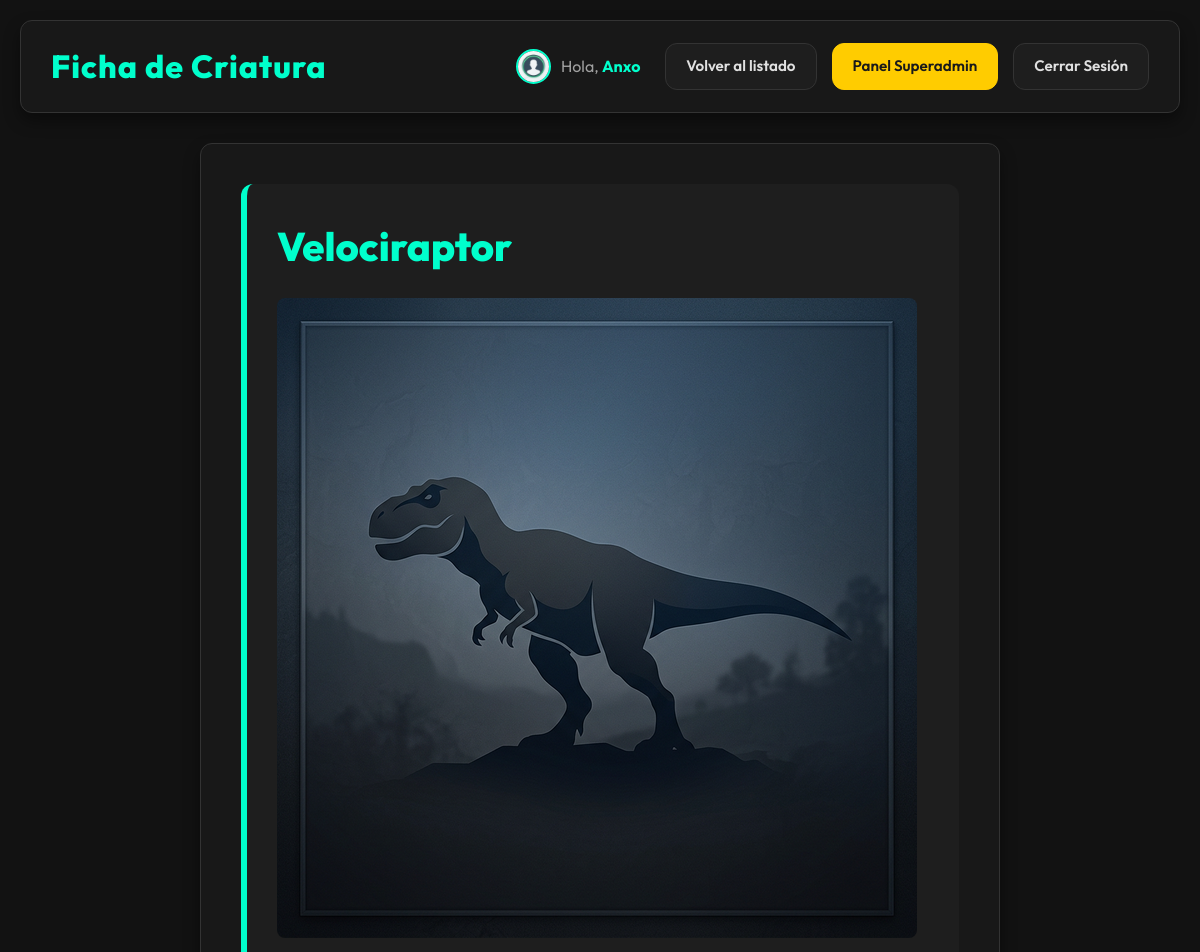
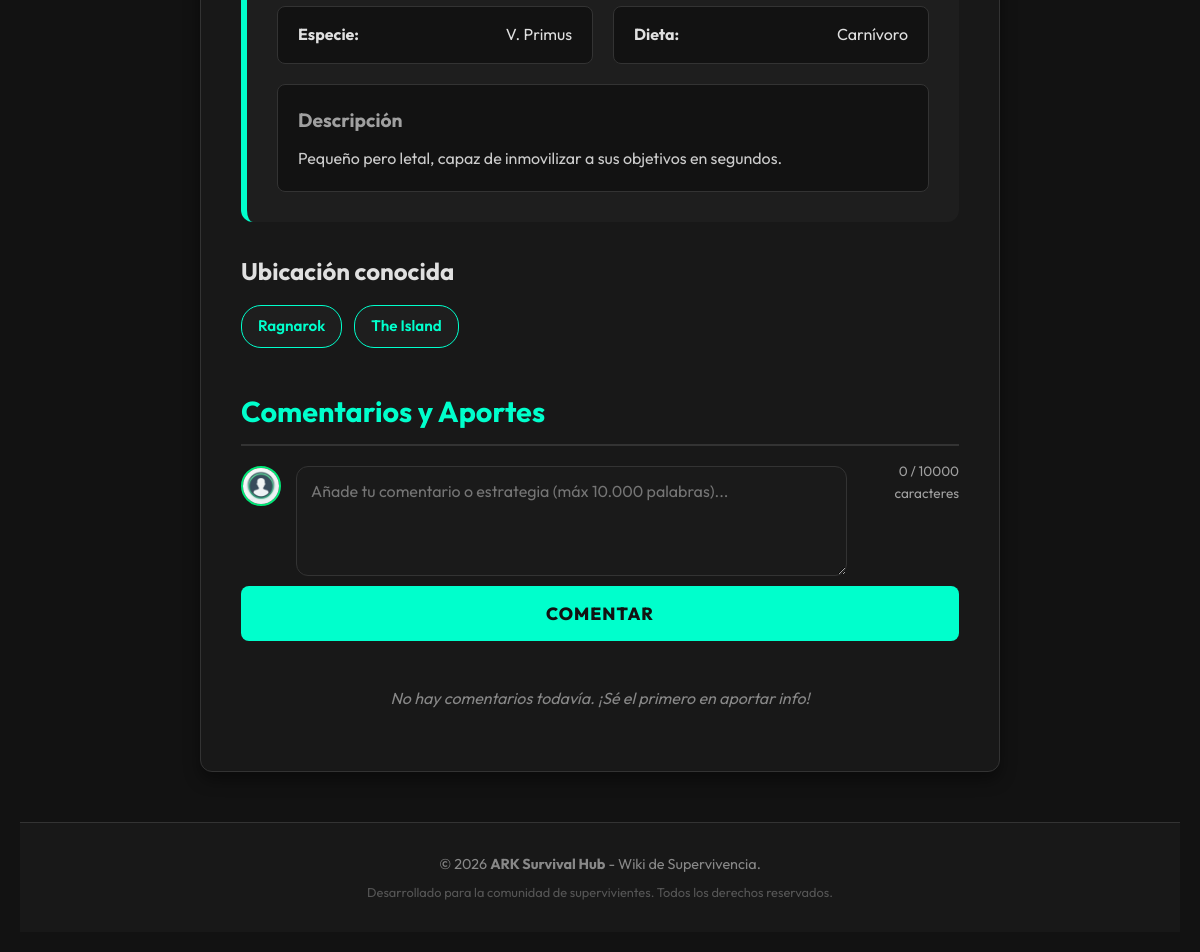
Screenshot of /detalle.php?id=2 (signed in) with the database file from the repository (2 pictures, top to bottom).
### tables this page shows
CREATE TABLE `dinosaurios` (
  `id` int(11) NOT NULL AUTO_INCREMENT,
  `nombre` varchar(100) NOT NULL,
  `especie` varchar(100) DEFAULT NULL,
  `dieta` varchar(50) DEFAULT NULL,
  `imagen` varchar(255) DEFAULT 'default_dino.jpg',
  `descripcion` text DEFAULT NULL,
  PRIMARY KEY (`id`),
  UNIQUE KEY `nombre` (`nombre`)
);

CREATE TABLE `mapas` (
  `id` int(11) NOT NULL AUTO_INCREMENT,
  `nombre_mapa` varchar(100) NOT NULL,
  `descripcion` text DEFAULT NULL,
  PRIMARY KEY (`id`)
);

### detalle.php (the view, shortened to what this page needs)
<?php
include 'config/db.php';
$id = isset($_GET['id']) ? $_GET['id'] : 1;
$sql_dino = "SELECT * FROM dinosaurios WHERE id = :id";
$stmt = $conexion->prepare($sql_dino);
$stmt->bindParam(':id', $id);
$stmt->execute();
$dino = $stmt->fetch(PDO::FETCH_ASSOC);
$sql_mapas = "SELECT m.nombre_mapa
              FROM mapas m
              INNER JOIN dino_mapas dm ON m.id = dm.mapa_id
              WHERE dm.dino_id = :id";
$stmt_mapas = $conexion->prepare($sql_mapas);
$stmt_mapas->bindParam(':id', $id);
$stmt_mapas->execute();
$mapas = $stmt_mapas->fetchAll(PDO::FETCH_ASSOC);
$comentarios_por_pagina = 10;
$pagina_actual = isset($_GET['p']) && is_numeric($_GET['p']) ? (int)$_GET['p'] : 1;
$offset = ($pagina_actual - 1) * $comentarios_por_pagina;
$sql_count = "SELECT COUNT(*) FROM comentarios WHERE dino_id = :id AND respuesta_a IS NULL";
$stmt_count = $conexion->prepare($sql_count);
$stmt_count->bindParam(':id', $id);
$stmt_count->execute();
$total_comentarios = $stmt_count->fetchColumn();
$total_paginas = ceil($total_comentarios / $comentarios_por_pagina);
$sql_comments = "SELECT c.*, u.nick, u.rol, u.foto_perfil
                 FROM comentarios c
                 JOIN usuarios u ON c.usuario_id = u.id
                 WHERE c.dino_id = :id AND c.respuesta_a IS NULL
                 ORDER BY c.id DESC
                 LIMIT :limit OFFSET :offset";
$stmt_comments = $conexion->prepare($sql_comments);
$stmt_comments->bindParam(':id', $id, PDO::PARAM_INT);
$stmt_comments->bindParam(':limit', $comentarios_por_pagina, PDO::PARAM_INT);
$stmt_comments->bindParam(':offset', $offset, PDO::PARAM_INT);
$stmt_comments->execute();
$comentarios = $stmt_comments->fetchAll(PDO::FETCH_ASSOC);
$respuestas = [];
?>
<!DOCTYPE html>
<html lang="es">
<head>
    <link rel="stylesheet" href="assets/css/estilos.css?v=1.3">
</head>
<body>
    <?php
    include 'includes/header.php';
    ?>
    <main class="contenedor-detalle">
        <section class="ficha-principal">
            <h2 class="nombre-dino"><?php echo htmlspecialchars($dino['nombre']); ?></h2>
            <?php if(!empty($dino['imagen'])): ?>
                <div class="dino-img-detalle" style="text-align: center; margin-bottom: 20px;">
                    <?php
                    $src_dino_d = (strpos($dino['imagen'], 'http') === 0) ? $dino['imagen'] : "assets/img/dinos/" . $dino['imagen'];
                    ?>
                    <img src="<?php echo htmlspecialchars($src_dino_d); ?>" alt="<?php echo htmlspecialchars($dino['nombre']); ?>" style="max-width: 100%; border-radius: 8px;" onerror="this.src='assets/img/dinos/default_dino.jpg'">
                </div>
            <?php endif; ?>
            <div class="info-grid">
                <div class="dato">
                    <strong>Especie:</strong>
                    <span><?php echo htmlspecialchars($dino['especie']); ?></span>
                </div>
                <div class="dato">
                    <strong>Dieta:</strong>
                    <span><?php echo htmlspecialchars($dino['dieta']); ?></span>
                </div>
            </div>
            <?php if(!empty($dino['descripcion'])): ?>
                <div class="dino-descripcion" style="margin-top: 20px;">
                    <h3>Descripción</h3>
                    <p style="white-space: pre-wrap; color: #ccc;"><?php echo htmlspecialchars($dino['descripcion']); ?></p>
                </div>
            <?php endif; ?>
        </section>
        <section class="seccion-mapas">
            <h3>Ubicación conocida</h3>
            <div class="lista-mapas">
                <?php if (count($mapas) > 0): ?>
                    <?php foreach ($mapas as $mapa): ?>
                        <span class="tag-mapa"><?php echo htmlspecialchars($mapa['nombre_mapa']); ?></span>
                    <?php
    endforeach; ?>
                <?php
else: ?>
                    <p class="sin-datos">No se han registrado avistamientos en los mapas actuales.</p>
                <?php
endif; ?>
            </div>
        </section>
        <section id="comentarios" class="seccion-comentarios" style="margin-top: 40px;">
            <h3>Comentarios y Aportes</h3>
            <?php if (isset($_SESSION['usuario_id'])): ?>
                <form action="actions/procesar_comentario.php" method="POST" class="form-ark" style="margin-bottom: 25px;" id="form-comentario">
                    <div style="display: flex; gap: 15px; margin-bottom: 10px;">
                        <?php
                        $foto_mismo = $_SESSION['foto_perfil'] ?? 'default.png';
                        $src_mismo = (strpos($foto_mismo, 'http') === 0) ? $foto_mismo : "assets/img/perfil/" . $foto_mismo;
                        ?>
                        <img src="<?php echo htmlspecialchars($src_mismo); ?>"
                             alt="Mi Perfil"
                             class="avatar-comentario"
                             style="width: 40px; height: 40px; border-radius: 50%; object-fit: cover; border: 2px solid var(--success-color); flex-shrink: 0;"
                             onerror="this.src='assets/img/perfil/default.png'">
                        <textarea name="texto" required placeholder="Añade tu comentario o estrategia (máx 10.000 palabras)..." rows="4" style="width: 100%; border-radius: var(--radius);"></textarea>
                    </div>
                    <button type="submit" class="boton-insertar">Comentar</button>
                </form>
            <?php else: ?>
                <p style="background-color: #333; padding: 10px; border-radius: 5px; text-align: center;">Debes <a href="login.php" style="color: #4CAF50;">iniciar sesión</a> para dejar un comentario.</p>
            <?php endif; ?>
            <div class="comentarios-lista">
                <?php if (count($comentarios) > 0): ?>
                    <?php foreach ($comentarios as $c): ?>
                        <div class="comentario <?php echo ($c['rol'] === 'admin' || $c['rol'] === 'superadmin') ? 'comentario-admin' : ''; ?>">
                            <div class="comentario-header">
                                <div style="display: flex; align-items: center; gap: 10px;">
                                    <?php
                                    $foto_c = $c['foto_perfil'] ?? 'default.png';
                                    $src_c = (strpos($foto_c, 'http') === 0) ? $foto_c : "assets/img/perfil/" . $foto_c;
                                    $can_moderate = isset($_SESSION['p_moderar']) && $_SESSION['p_moderar'] == 1 && $_SESSION['usuario_id'] != $c['usuario_id'] && $c['rol'] !== 'superadmin';
                                    ?>
                                    <?php if ($can_moderate): ?>
                                        <a href="admin/moderar_usuario.php?id=<?php echo $c['usuario_id']; ?>" title="Moderar a <?php echo htmlspecialchars($c['nick']); ?>" style="display: flex; align-items: center; gap: 10px; text-decoration: none; color: inherit;">
                                    <?php endif; ?>
                                    <img src="<?php echo htmlspecialchars($src_c); ?>"
                                         alt="Avatar"
                                         class="avatar-comentario"
                                         onerror="this.src='assets/img/perfil/default.png'">
                                    <strong class="comentario-nick <?php echo ($c['rol'] === 'admin' || $c['rol'] === 'superadmin') ? 'nick-admin' : ''; ?>">
                                        <?php echo htmlspecialchars($c['nick']); ?> <?php echo ($c['rol'] === 'admin' || $c['rol'] === 'superadmin') ? '🛡️' : ''; ?>
                                    </strong>
                                    <?php if ($can_moderate): ?>
                                        </a>
                                    <?php endif; ?>
                                </div>
                                <div class="d-flex align-center gap-10">
                                    <?php if (isset($_SESSION['is_admin']) && $_SESSION['is_admin'] === true): ?>
                                        <button type="button" class="btn-nav f-08" style="padding: 4px 10px; border-color: var(--accent); color: var(--accent);" onclick="prepararRespuesta(<?php echo $c['id']; ?>, '<?php echo addslashes($c['nick']); ?>')">Contestar</button>
                                    <?php endif; ?>
                                    <?php if(isset($_SESSION['usuario_id']) && (($_SESSION['is_admin'] ?? false) === true || $_SESSION['usuario_id'] == $c['usuario_id'])): ?>
                                        <form action="actions/borrar_comentario.php" method="POST" style="display: inline;">
                                            <input type="hidden" name="csrf_token" value="<?php echo $_SESSION['csrf_token']; ?>">
                                            <input type="hidden" name="comentario_id" value="<?php echo $c['id']; ?>">
                                            <input type="hidden" name="dino_id" value="<?php echo $dino['id']; ?>">
                                            <button type="submit" onclick="return confirm('¿Borrar este comentario?');" class="btn-borrar-comentario">Eliminar</button>
                                        </form>
                                    <?php endif; ?>
                                </div>
                            </div>
                            <p class="comentario-texto"><?php echo nl2br(htmlspecialchars($c['texto'])); ?></p>
                        </div>
                        <?php if (isset($respuestas[$c['id']])): ?>
                            <?php foreach ($respuestas[$c['id']] as $r): ?>
                                <div class="comentario comentario-admin comentario-respuesta">
                                    <div class="comentario-header">
                                        <div style="display: flex; align-items: center; gap: 10px;">
                                            <?php
                                            $foto_r = $r['foto_perfil'] ?? 'default.png';
                                            $src_r = (strpos($foto_r, 'http') === 0) ? $foto_r : "assets/img/perfil/" . $foto_r;
                                            ?>
                                            <img src="<?php echo htmlspecialchars($src_r); ?>" alt="Avatar" class="avatar-comentario" onerror="this.src='assets/img/perfil/default.png'">
                                            <strong class="comentario-nick nick-admin">
                                                <?php echo htmlspecialchars($r['nick']); ?> 🛡️
                                            </strong>
                                            <span class="f-08 text-muted">ha respondido</span>
                                        </div>
                                        <?php if(isset($_SESSION['usuario_id']) && (($_SESSION['is_admin'] ?? false) === true || $_SESSION['usuario_id'] == $r['usuario_id'])): ?>
                                            <form action="actions/borrar_comentario.php" method="POST" style="display: inline;">
                                                <input type="hidden" name="csrf_token" value="<?php echo $_SESSION['csrf_token']; ?>">
                                                <input type="hidden" name="comentario_id" value="<?php echo $r['id']; ?>">
                                                <input type="hidden" name="dino_id" value="<?php echo $dino['id']; ?>">
                                                <button type="submit" onclick="return confirm('¿Borrar esta respuesta?');" class="btn-borrar-comentario">Eliminar</button>
                                            </form>
                                        <?php endif; ?>
                                    </div>
                                    <p class="comentario-texto"><?php echo nl2br(htmlspecialchars($r['texto'])); ?></p>
                                </div>
                            <?php endforeach; ?>
                        <?php endif; ?>
                    <?php endforeach; ?>
                    <?php if ($total_paginas > 1): ?>
                        <div class="paginacion-comentarios" style="display: flex; justify-content: center; gap: 10px; margin-top: 20px;">
                            <?php if ($pagina_actual > 1): ?>
                                <a href="detalle.php?id=<?php echo $id; ?>&p=<?php echo $pagina_actual - 1; ?>" class="btn-pag">« Anterior</a>
                            <?php endif; ?>
                            <?php for ($i = 1; $i <= $total_paginas; $i++): ?>
                                <a href="detalle.php?id=<?php echo $id; ?>&p=<?php echo $i; ?>" class="btn-pag <?php echo ($i === $pagina_actual) ? 'active' : ''; ?>">
                                    <?php echo $i; ?>
                                </a>
                            <?php endfor; ?>
                            <?php if ($pagina_actual < $total_paginas): ?>
                                <a href="detalle.php?id=<?php echo $id; ?>&p=<?php echo $pagina_actual + 1; ?>" class="btn-pag">Siguiente »</a>
                            <?php endif; ?>
                        </div>
                    <?php endif; ?>
                <?php else: ?>
                    <p class="sin-datos" style="text-align: center; color: #888;">No hay comentarios todavía. ¡Sé el primero en aportar info!</p>
                <?php endif; ?>
            </div>
        </section>
    <?php include 'includes/footer.php'; ?>

### rows the page displays
dinosaurios: nombre "Velociraptor", imagen (placeholder picture), especie "V. Primus", dieta "Carnívoro", descripcion "Pequeño pero letal, capaz de inmovilizar a sus objetivos en segundos."
mapas: nombre_mapa "Ragnarok"
mapas: nombre_mapa "The Island"

### other values shown
$header_titulo "Ficha de Criatura"
$_SESSION['nick'] "Anxo"
$header_volver_texto "Volver al listado"
